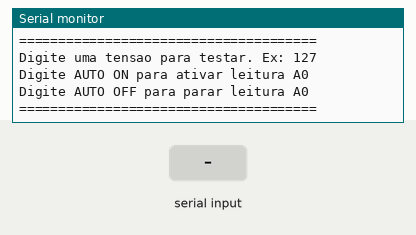
This sketch was run on a simulated ESP8266 (NodeMCU). Shown: the last lines printed to the serial monitor. Inputs (shaded band) come from the test bench. WiFi joins after 1.5 s; servers stay silent unless stated; uploads are accepted with an empty reply.

Above: at 3.2 s.
3.3 s: "AUTO ON\n" received over Serial
At 4.3 s:
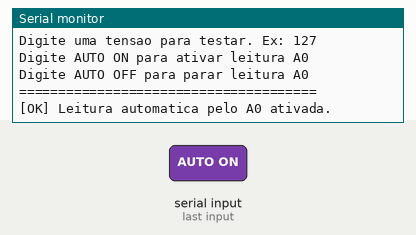
6.5 s: "AUTO OFF\n" received over Serial
At 7.7 s:
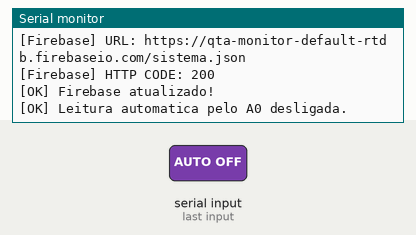
8.0 s: "90,45\n" received over Serial
At 9.2 s:
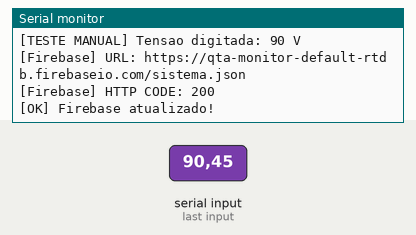
9.5 s: "0\n" received over Serial
At 10.2 s:
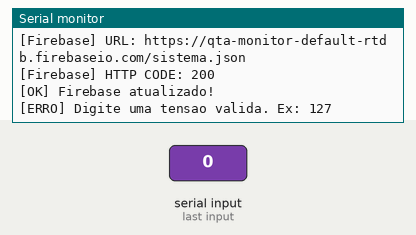

The sketch:

qta-monitor-esp8266-teste-firebase.ino
```cpp
#include <ESP8266WiFi.h>
#include <ESP8266HTTPClient.h>
#include <WiFiClientSecureBearSSL.h>

const char* WIFI_SSID = "SEU_WIFI";
const char* WIFI_PASS = "SUA_SENHA";

const char* FIREBASE_HOST = "https://qta-monitor-default-rtdb.firebaseio.com";

const int PINO_SENSOR_TENSAO = A0;
const int TENSAO_NOMINAL = 127;

const float FATOR_FALHA_BAIXA = 0.80;
const float FATOR_FALHA_ALTA = 1.15;
const float FATOR_RETORNO_BAIXA = 0.90;
const float FATOR_RETORNO_ALTA = 1.10;

const unsigned long INTERVALO_ENVIO = 5000;

unsigned long ultimoEnvio = 0;
bool modoAutomatico = true;

void setup() {
  Serial.begin(115200);
  delay(500);

  pinMode(PINO_SENSOR_TENSAO, INPUT);

  conectarWiFi();

  Serial.println();
  Serial.println("======================================");
  Serial.println("QTA Monitor - Teste Firebase ESP8266");
  Serial.println("======================================");
  Serial.println("Digite uma tensao para testar. Ex: 127");
  Serial.println("Digite AUTO ON para ativar leitura A0");
  Serial.println("Digite AUTO OFF para parar leitura A0");
  Serial.println("======================================");
}

void loop() {
  verificarEntradaSerial();

  if (modoAutomatico && millis() - ultimoEnvio >= INTERVALO_ENVIO) {
    int tensao = lerTensaoAnalogica();
    enviarSistemaFirebase(tensao);
    ultimoEnvio = millis();
  }
}

void conectarWiFi() {
  WiFi.begin(WIFI_SSID, WIFI_PASS);

  Serial.print("Conectando WiFi");

  while (WiFi.status() != WL_CONNECTED) {
    delay(500);
    Serial.print(".");
  }

  Serial.println();
  Serial.println("[OK] WiFi conectado!");
  Serial.print("IP: ");
  Serial.println(WiFi.localIP());
}

void verificarEntradaSerial() {
  if (!Serial.available()) return;

  String entrada = Serial.readStringUntil('\n');
  entrada.trim();
  entrada.toUpperCase();

  if (entrada.length() == 0) return;

  if (entrada == "AUTO ON") {
    modoAutomatico = true;
    Serial.println("[OK] Leitura automatica pelo A0 ativada.");
    return;
  }

  if (entrada == "AUTO OFF") {
    modoAutomatico = false;
    Serial.println("[OK] Leitura automatica pelo A0 desligada.");
    return;
  }

  int tensaoDigitada = entrada.toInt();

  if (tensaoDigitada <= 0) {
    Serial.println("[ERRO] Digite uma tensao valida. Ex: 127");
    return;
  }

  Serial.print("[TESTE MANUAL] Tensao digitada: ");
  Serial.print(tensaoDigitada);
  Serial.println(" V");

  enviarSistemaFirebase(tensaoDigitada);
}

int lerTensaoAnalogica() {
  int leituraAdc = analogRead(PINO_SENSOR_TENSAO);
  int tensao = map(leituraAdc, 0, 1023, 0, TENSAO_NOMINAL * 1.30);

  Serial.print("[LEITURA A0] ADC=");
  Serial.print(leituraAdc);
  Serial.print(" | Tensao=");
  Serial.print(tensao);
  Serial.println(" V");

  return tensao;
}

void enviarSistemaFirebase(int tensaoRede) {
  if (WiFi.status() != WL_CONNECTED) {
    Serial.println("[ERRO] WiFi desconectado. Reconectando...");
    conectarWiFi();
  }

  bool redeOk = tensaoDentroDaFaixaRetorno(tensaoRede);
  String motivo = motivoFalha(tensaoRede);

  String modo = redeOk ? "rede" : "gerador";
  String estado = redeOk ? "REDE_NORMAL" : "REDE_FALHA_RESERVA_ATIVA";
  String fonteAtiva = redeOk ? "REDE" : "GERADOR";
  bool alarme = !redeOk;
  bool geradorStatus = !redeOk;

  String json = "{";

  json += "\"modo\":\"" + modo + "\",";
  json += "\"estado\":\"" + estado + "\",";
  json += "\"alarme\":" + boolJson(alarme) + ",";
  json += "\"fonte_ativa\":\"" + fonteAtiva + "\",";
  json += "\"tensao_nominal\":" + String(TENSAO_NOMINAL) + ",";
  json += "\"motivo_falha_rede\":\"" + motivo + "\",";

  json += "\"limite_falha_baixa\":" + String(limiteFalhaBaixa()) + ",";
  json += "\"limite_falha_alta\":" + String(limiteFalhaAlta()) + ",";
  json += "\"limite_retorno_baixa\":" + String(limiteRetornoBaixa()) + ",";
  json += "\"limite_retorno_alta\":" + String(limiteRetornoAlta()) + ",";

  json += "\"rede_status\":" + boolJson(redeOk) + ",";
  json += "\"gerador_status\":" + boolJson(geradorStatus) + ",";
  json += "\"tensao\":" + String(tensaoRede) + ",";

  json += "\"rede\":{";
  json += "\"status\":" + boolJson(redeOk) + ",";
  json += "\"tensao\":" + String(tensaoRede);
  json += "},";

  json += "\"gerador\":{";
  json += "\"status\":" + boolJson(geradorStatus) + ",";
  json += "\"tensao\":0";
  json += "}";

  json += "}";

  enviarFirebase("/sistema", json);
}

void enviarFirebase(String caminho, String json) {
  BearSSL::WiFiClientSecure client;
  client.setInsecure();

  HTTPClient http;
  String url = String(FIREBASE_HOST) + caminho + ".json";

  Serial.println();
  Serial.print("[Firebase] URL: ");
  Serial.println(url);

  http.begin(client, url);
  http.addHeader("Content-Type", "application/json");

  int httpCode = http.PATCH(json);

  Serial.print("[Firebase] HTTP CODE: ");
  Serial.println(httpCode);

  String resposta = http.getString();

  if (httpCode >= 200 && httpCode < 300) {
    Serial.println("[OK] Firebase atualizado!");
  } else {
    Serial.println("[ERRO] Firebase nao recebeu.");
    Serial.print("Resposta: ");
    Serial.println(resposta);
  }

  http.end();
}

String boolJson(bool valor) {
  return valor ? "true" : "false";
}

int limiteFalhaBaixa() {
  return round(TENSAO_NOMINAL * FATOR_FALHA_BAIXA);
}

int limiteFalhaAlta() {
  return round(TENSAO_NOMINAL * FATOR_FALHA_ALTA);
}

int limiteRetornoBaixa() {
  return round(TENSAO_NOMINAL * FATOR_RETORNO_BAIXA);
}

int limiteRetornoAlta() {
  return round(TENSAO_NOMINAL * FATOR_RETORNO_ALTA);
}

bool tensaoDentroDaFaixaRetorno(int tensao) {
  return tensao >= limiteRetornoBaixa() && tensao <= limiteRetornoAlta();
}

String motivoFalha(int tensao) {
  if (tensao < limiteFalhaBaixa()) return "subtensao";
  if (tensao > limiteFalhaAlta()) return "sobretensao";
  return "normal";
}
```

Measured:
- after the input at 3.3 s, the serial monitor: prints a new line at once (image 1)
- after the input at 6.5 s, the serial monitor: prints a new line at once (image 2)
- after the input at 8.0 s, the serial monitor: prints a new line at once (image 3)
- after the input at 9.5 s, the serial monitor: prints a new line at once (image 4)
